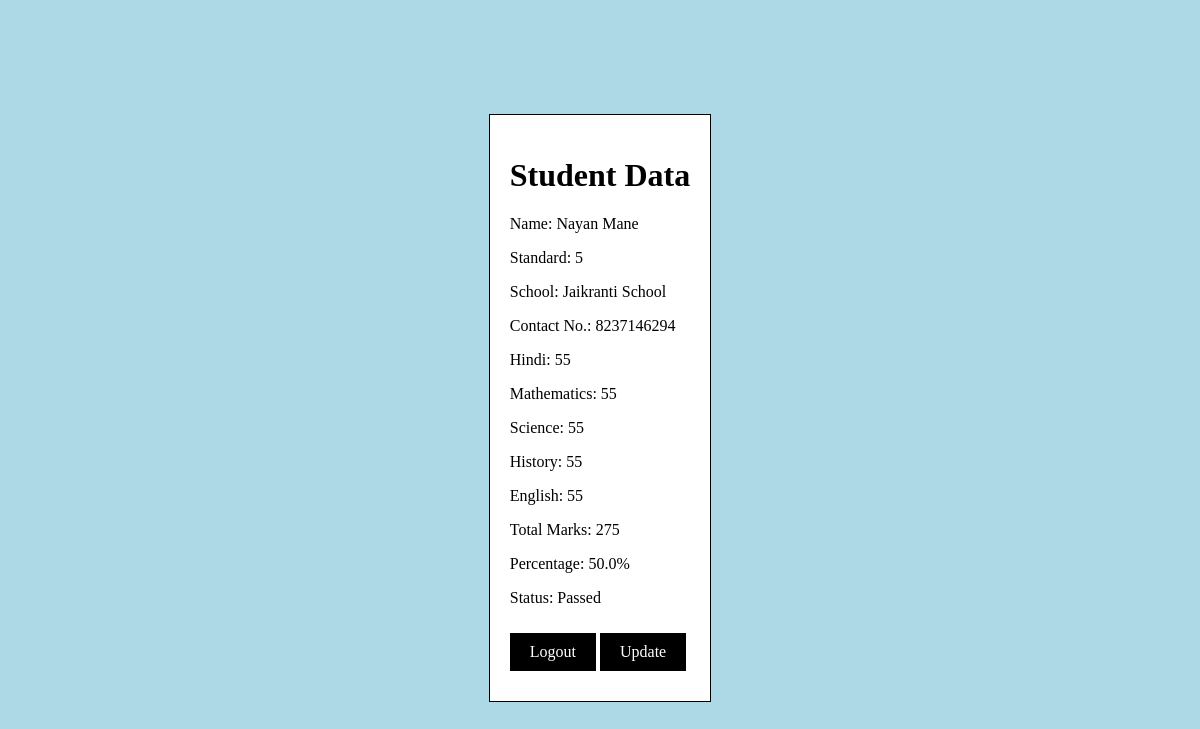
The page /display (signed in) on the database its author committed.
### Project_3B_Student_Form/website/models.py (models this page shows)
class StudentData(db.Model):
    id = db.Column(db.Integer, primary_key=True)
    user_id = db.Column(db.Integer, db.ForeignKey('user.id'), nullable=False)
    first_name = db.Column(db.String(100), nullable=False)
    last_name = db.Column(db.String(100), nullable=False)
    standard = db.Column(db.String(10), nullable=False)
    school = db.Column(db.String(150), nullable=False)
    contact_no = db.Column(db.String(15), nullable=False)
    hindi = db.Column(db.Integer, nullable=False)
    math = db.Column(db.Integer, nullable=False)
    science = db.Column(db.Integer, nullable=False)
    history = db.Column(db.Integer, nullable=False)
    english = db.Column(db.Integer, nullable=False)

### Project_3B_Student_Form/website/views.py (the view)
@views_bp.route('/display')
def display():
    if 'user_id' not in session:
        return redirect(url_for('auth.login'))
    user_id = session['user_id']
    data = StudentData.query.filter_by(user_id=user_id).first()
    total_marks = data.hindi + data.math + data.science + data.history + data.english
    percentage = (total_marks / 550) * 100
    return render_template('display.html', data=data, total_marks=total_marks, percentage=percentage)

### Project_3B_Student_Form/website/templates/display.html (shortened to what this page needs)
<!DOCTYPE html>
<html lang="en">
<head>
</head>
<body>
    <div class="container">
        <h1>Student Data</h1>
        <p>Name: {{ data.first_name }} {{ data.last_name }}</p>
        <p>Standard: {{ data.standard }}</p>
        <p>School: {{ data.school }}</p>
        <p>Contact No.: {{ data.contact_no }}</p>
        <p>Hindi: {{ data.hindi }}</p>
        <p>Mathematics: {{ data.math }}</p>
        <p>Science: {{ data.science }}</p>
        <p>History: {{ data.history }}</p>
        <p>English: {{ data.english }}</p>
        <p>Total Marks: {{ total_marks }}</p>
        <p>Percentage: <span class="{{ 'red' if percentage < 35 else '' }}">{{ percentage }}%</span></p>
        <p>Status: {{ 'Failed' if percentage < 35 else 'Passed' }}</p>
        <a href="{{ url_for('auth.logout') }}" class="button">Logout</a>
        <a href="{{ url_for('views.form') }}" class="button">Update</a>
    </div>
</body>
</html>

### Project_3B_Student_Form/website/templates/display.html (style rules this page uses)
body { background-color: lightblue; display: flex; justify-content: center; align-items: center; height: 100vh; }
.container { background-color: white; padding: 20px; border: 1px solid black; text-align: left; }
.button { padding: 10px 20px; background-color: black; color: white; text-decoration: none; display: inline-block; margin: 10px 0; }

### rows shown on the page
StudentData: first_name "Nayan", last_name "Mane", standard "5", school "Jaikranti School", contact_no "8237146294", hindi "55", math "55", science "55", history "55", english "55"

### other values the page prints
{{ total_marks }} "275"
{{ percentage }} "50.0"
{{ 'Failed' if percentage < 35 else 'Passed' }} "Passed"
